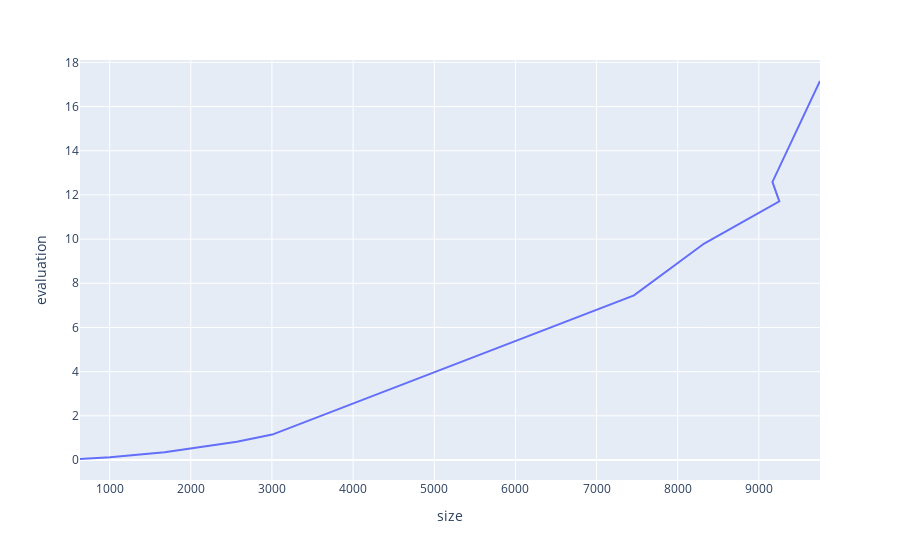

The cell this chart's notebook holds for it:
### Code cell
build_chart(sorted(evaluate_results(10, bubble_sort), key=lambda x: x[1]))

### Figure 1 — Plotly figure (JSON) as saved in the notebook; plotly's stock layout.template omitted (floating-point values rounded to 4 significant figures)
{"data": [{"hovertemplate": "size=%{x}<br>evaluation=%{y}<extra></extra>", "legendgroup": "", "line": {"color": "#636efa", "dash": "solid"}, "mode": "lines", "name": "", "orientation": "v", "showlegend": false, "type": "scatter", "x": [635, 1004, 1677, 2568, 3004, 7461, 8326, 9252, 9167, 9753], "xaxis": "x", "y": [0.0451, 0.1199, 0.3465, 0.8259, 1.151, 7.455, 9.798, 11.71, 12.59, 17.16], "yaxis": "y"}], "layout": {"legend": {"tracegroupgap": 0}, "margin": {"t": 60}, "xaxis": {"anchor": "y", "domain": [0, 1], "title": {"text": "size"}}, "yaxis": {"anchor": "x", "domain": [0, 1], "title": {"text": "evaluation"}}}}
